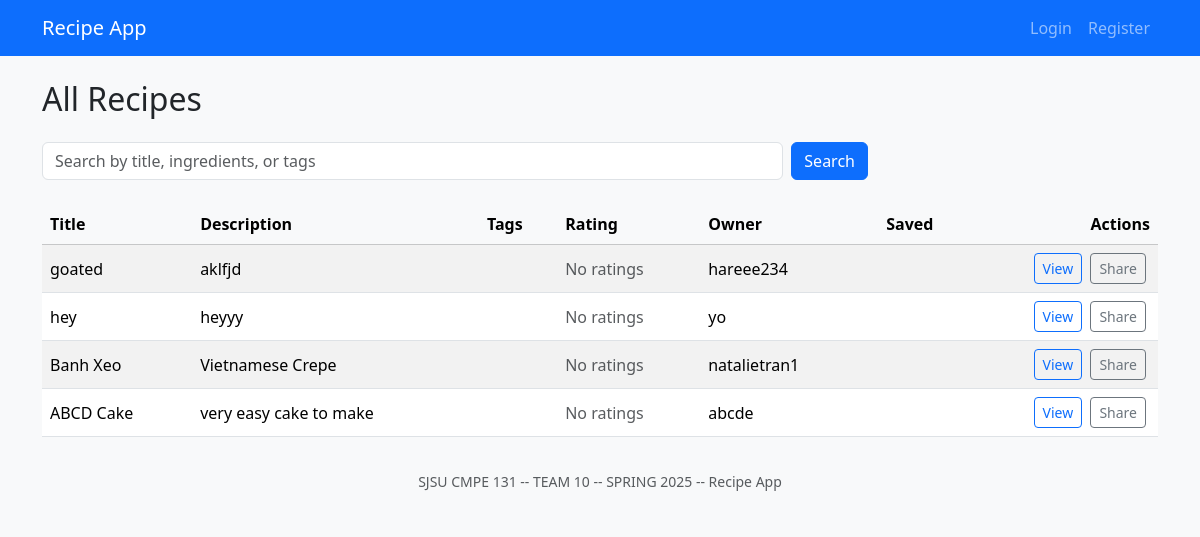
The app's page /, older data.
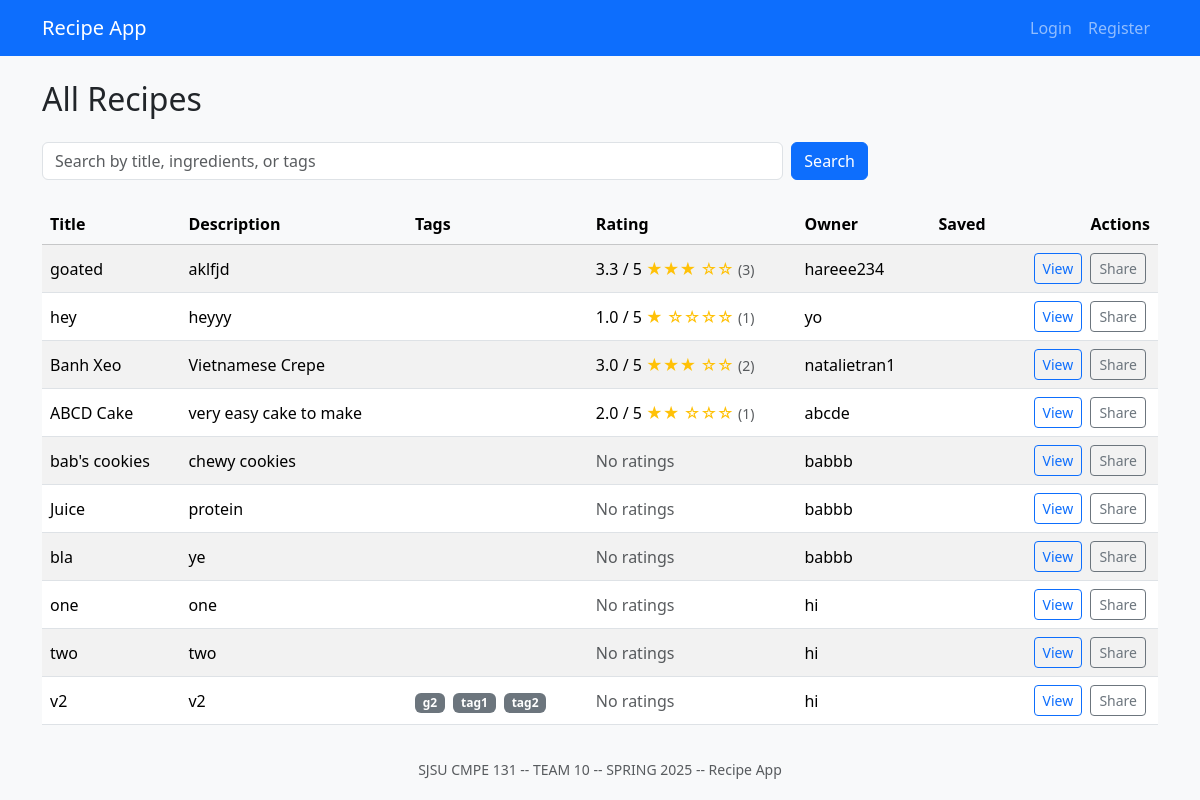
The same page, newer data.
### app/models.py (models this page shows)
class Recipe(db.Model):
    id = db.Column(db.Integer, primary_key=True)
    title = db.Column(db.String(200), nullable=False)
    description = db.Column(db.Text, nullable=False)
    ingredients = db.Column(db.Text, nullable=False)
    instructions = db.Column(db.Text, nullable=False)
    created_at = db.Column(db.DateTime(timezone=True), server_default=func.now())
    user_id = db.Column(db.Integer, db.ForeignKey('user.id'), nullable=False)
    ratings = db.relationship('Rating', backref='recipe', lazy=True, cascade="all, delete-orphan")
    tags = db.relationship(
        'Tag',
        secondary='recipe_tags',
        backref=db.backref('recipes', lazy='dynamic'),
        lazy='dynamic',
    )
    def avg_rating(self):
        if not self.ratings:
            return 0
        return round(sum(r.value for r in self.ratings) / len(self.ratings), 1)

class User(UserMixin, db.Model):
    id = db.Column(db.Integer, primary_key=True)
    username = db.Column(db.String(100), unique=True, nullable=False)
    email = db.Column(db.String(120), unique=True, nullable=False)
    password = db.Column(db.String(200), nullable=False)
    recipes = db.relationship('Recipe', backref='author', lazy=True)
    ratings = db.relationship('Rating', backref='user', lazy=True)
    recipes = db.relationship('Recipe', backref='author', lazy=True)
    saved = db.relationship(
        'Recipe',
        secondary=saved_recipes,
        backref=db.backref('saved_by', lazy='dynamic'),
        lazy='dynamic',
    )

class Rating(db.Model):
    id = db.Column(db.Integer, primary_key=True)
    value = db.Column(db.Integer, nullable=False)  # 1-5 stars
    comment = db.Column(db.Text, nullable=True)    # Optional review text
    created_at = db.Column(db.DateTime(timezone=True), server_default=func.now())
    recipe_id = db.Column(db.Integer, db.ForeignKey('recipe.id'), nullable=False)
    user_id = db.Column(db.Integer, db.ForeignKey('user.id'), nullable=False)
    __table_args__ = (db.UniqueConstraint('recipe_id', 'user_id', name='_recipe_user_rating_uc'),)
    reactions = db.relationship(
        'Reaction',
        backref='rating',
        lazy='dynamic',
        cascade="all, delete-orphan"
    )

class Tag(db.Model):
    id = db.Column(db.Integer, primary_key=True)
    name = db.Column(db.String(50), unique=True, nullable=False)

### app/routes.py (the view)
@app.route("/")
def home():
    user = get_current_user()
    recipes = Recipe.query.all()
    return render_template("recipes.html", recipes=recipes, user=user)

### app/routes.py (called while the page is built)
def get_current_user():
    uid = session.get("user_id")
    return User.query.get(uid) if uid else None

### app/templates/recipes.html (shortened to what this page needs)
{% extends "base.html" %}
{% block content %}
  <div class="d-flex justify-content-between align-items-center mb-4">
    <h2 class="mb-0">All Recipes</h2>
  </div>
  <form class="row g-2 mb-4" method="GET" action="{{ url_for('recipes') }}">
    <div class="col-md-8">
      <input
        type="text"
        name="search"
        class="form-control"
        placeholder="Search by title, ingredients, or tags"
        value="{{ search_query }}"
      >
    </div>
    <div class="col-auto">
      <button type="submit" class="btn btn-primary">Search</button>
    </div>
  </form>
  {% if recipes %}
    <div class="table-responsive">
      <table class="table table-striped table-hover align-middle">
        <thead class="table-light">
          <tr>
            <th>Title</th>
            <th>Description</th>
            <th>Tags</th>
            <th>Rating</th>
            <th>Owner</th>
            <th class="text-center">Saved</th>
            <th class="text-end">Actions</th>
          </tr>
        </thead>
        <tbody>
          {% for recipe in recipes %}
          <tr>
            <td>{{ recipe.title }}</td>
            <td>{{ recipe.description|truncate(50) }}</td>
            <td>
              {% if recipe.tags %}
                {% for tag in recipe.tags %}
                  <span class="badge bg-secondary me-1">{{ tag.name }}</span>
                {% endfor %}
              {% else %}
                <span class="text-muted">—</span>
              {% endif %}
            </td>
            <td>
              {% if recipe.ratings %}
                {{ recipe.avg_rating() }} / 5
                <span class="text-warning">
                  {% set stars = (recipe.avg_rating()|round)|int %}
                  {% for i in range(stars) %}★{% endfor %}
                  {% for i in range(5-stars) %}☆{% endfor %}
                </span>
                <small class="text-muted">({{ recipe.ratings|length }})</small>
              {% else %}
                <span class="text-muted">No ratings</span>
              {% endif %}
            </td>
            <td>{{ recipe.author.username }}</td>
            <td class="text-center">
            </td>
            <td class="text-end">
              <a href="{{ url_for('view_recipe', recipe_id=recipe.id) }}"
                 class="btn btn-sm btn-outline-primary me-1">View</a>
              <a href="{{ url_for('view_recipe', recipe_id=recipe.id, _external=True) }}"
                 class="btn btn-sm btn-outline-secondary me-1">Share</a>
            </td>
          </tr>
          {% endfor %}
        </tbody>
      </table>
    </div>
  {% else %}
    <div class="alert alert-info">
      No recipes found.
      {% if user %}<a href="{{ url_for('add_recipe') }}" class="alert-link">Add your first recipe</a>.{% endif %}
    </div>
  {% endif %}
{% endblock %}

### app/templates/base.html (shortened to what this page needs)
<!DOCTYPE html>
<html lang="en">
<head>
  <link href="https://cdn.jsdelivr.net/npm/bootstrap@5.3.6/dist/css/bootstrap.min.css" rel="stylesheet"
>
  <link href="https://cdn.jsdelivr.net/npm/@yaireo/tagify/dist/tagify.css" rel="stylesheet" type="text/css" />
</head>
<body class="bg-light">
  <div id="toast-container" class="position-fixed top-0 end-0 p-3" style="z-index: 1100;"></div>
  <nav class="navbar navbar-expand-lg navbar-dark bg-primary mb-4">
    <div class="container">
      <a class="navbar-brand" href="{{ url_for('home') }}">Recipe App</a>
      <div class="collapse navbar-collapse">
        <ul class="navbar-nav ms-auto">
          {% if user %}
          <li class="nav-item"><a class="nav-link" href="{{ url_for('profile') }}">Profile</a></li>
          <li class="nav-item"><a class="nav-link" href="{{ url_for('add_recipe') }}">+ Add</a></li>
          <li class="nav-item"><a class="nav-link" href="{{ url_for('logout') }}">Logout</a></li>
          {% else %}
          <li class="nav-item"><a class="nav-link" href="{{ url_for('login') }}">Login</a></li>
          <li class="nav-item"><a class="nav-link" href="{{ url_for('register') }}">Register</a></li>
          {% endif %}
        </ul>
      </div>
    </div>
  </nav>
  <div class="container">
    {% block content %}{% endblock %}
  </div>
  <footer class="bg-light py-3">
    <div class="container text-center">
      <small class="text-muted">SJSU CMPE 131 -- TEAM 10 -- SPRING 2025 -- Recipe App</small>
    </div>
  </footer>
</body>
</html>

Row changes from the older to the newer data that the page shows:
shown differently, row unchanged: Recipe "goated": avg_rating (not shown) → "3.3"; ratings|length (not shown) → "3"; text "No ratings" → "/ 5 ( )"
shown differently, row unchanged: Recipe "hey": avg_rating (not shown) → "1.0"; ratings|length (not shown) → "1"; text "No ratings" → "/ 5 ( )"
shown differently, row unchanged: Recipe "Banh Xeo": avg_rating (not shown) → "3.0"; ratings|length (not shown) → "2"; text "No ratings" → "/ 5 ( )"
shown differently, row unchanged: Recipe "ABCD Cake": avg_rating (not shown) → "2.0"; ratings|length (not shown) → "1"; text "No ratings" → "/ 5 ( )"
added Recipe: title "bab's cookies", description "chewy cookies", shows "No ratings", author.username "babbb"
added Recipe: title "Juice", description "protein", shows "No ratings", author.username "babbb"
added Recipe: title "bla", description "ye", shows "No ratings", author.username "babbb"
added Recipe: title "one", description "one", shows "No ratings", author.username "hi"
added Recipe: title "two", description "two", shows "No ratings", author.username "hi"
added Recipe: title "v2", description "v2", shows "No ratings", author.username "hi"
added Tag: name "g2"
added Tag: name "tag1"
added Tag: name "tag2"
